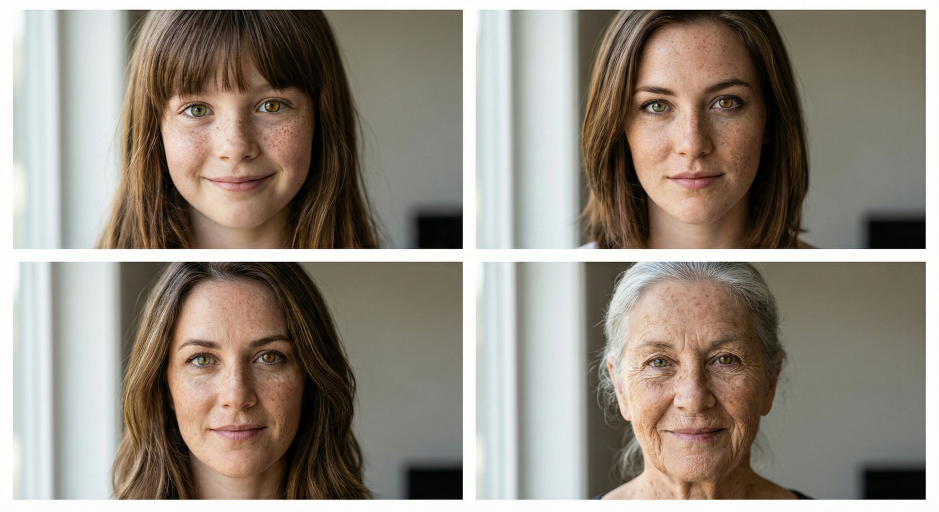
#> input picture .agents/skills/last30days/assets/aging-portrait.jpeg, 2816 x 1536 px (shown at 1/3 size)
$ python retouch-photos.py ../.agents/skills/last30days/assets/dog-original.jpeg ../.agents/skills/last30days/assets/aging-portrait.jpeg ../.agents/skills/last30days/assets/aging-portrait.jpeg
#> lines starting #> are read from the running program, lines starting #| are printed output that depends on the picture; after the words box and inside, x2 and y2 are one past the last pixel; in counts of white or black regions, pixels touching at a corner belong together
"""Proje fotoğraflarına tutarlı rötuş: beyaz dengesi, ışık/gölge, gürültü, renk, ton eşitleme.

Kullanım (proje dışı bir Python ortamında):
  uv pip install opencv-python-headless numpy color-matcher
  python scripts/retouch-photos.py <girdi_klasörü> <çıktı_klasörü> [referans.jpg]

Adımlar:
  1. Hafif gürültü temizleme (telefon gürültüsü ve aşırı keskinleştirme izleri)
  2. Gri dünya beyaz dengesi (%60 ölçekli: ortam ışığının karakteri korunur)
  3. Yerel ton dengeleme (CLAHE, %45 karışım): kapalı gölgeler açılır, patlak ışıklar toplanır
  4. Yumuşak S eğrisi ve ışıklarda yumuşak geçiş
  5. Doygunluk: genel -%3, mor/macenta aralığında -%25 (halı, LED taşmaları); marka kırmızıları korunur
  6. (İsteğe bağlı) color-matcher ile referansa eşitleme. Bu sette kırmızıları bozduğu için kullanılmıyor.
"""
import sys
from pathlib import Path

import cv2
import numpy as np

try:
    from color_matcher import ColorMatcher
except ImportError:  # eşitleme isteğe bağlı
    ColorMatcher = None


def white_balance(img, strength=0.6):
    """Beyaz dengesi yalnızca nötr ve açık piksellerden (beyaz duvar, tavan) ölçülür;
    halı, logo gibi büyük renkli alanlar ölçüme girmez."""
#> called with strength = 0.6
    lab = cv2.cvtColor(img, cv2.COLOR_BGR2LAB).astype(np.float32)
    L, a, b = lab[..., 0], lab[..., 1] - 128, lab[..., 2] - 128
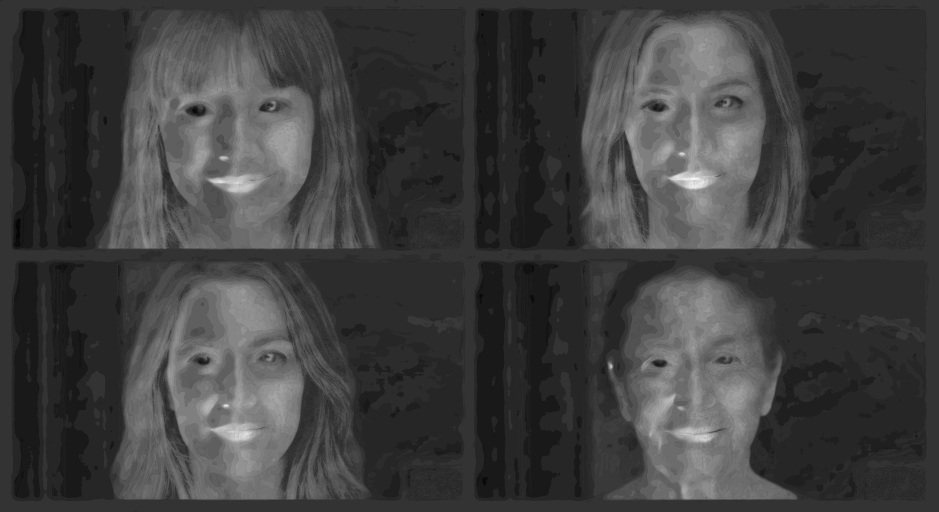
#> a: shape (1536, 2816) float32 (shown at 1/3 size); min -8, max 32, mean 2; drawn with min black and max white
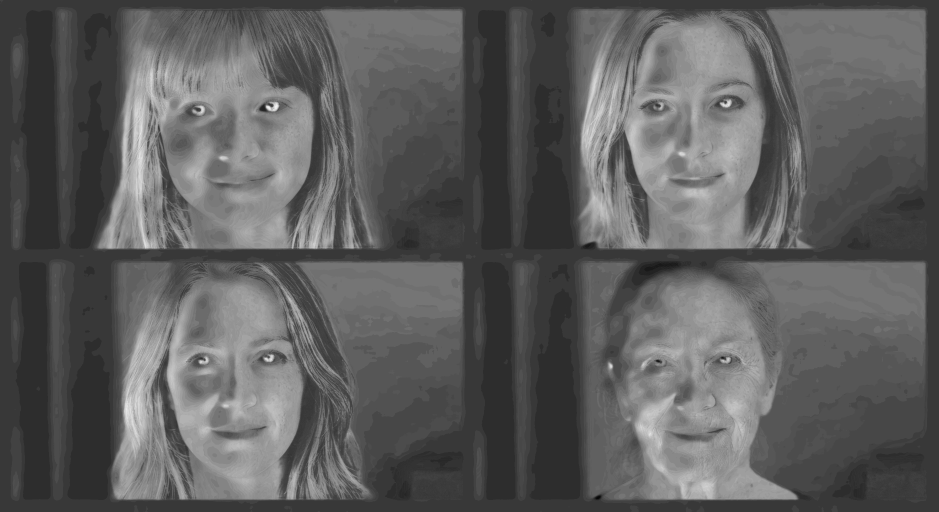
#> b: shape (1536, 2816) float32 (shown at 1/3 size); min -11, max 39, mean 7.5; drawn with min black and max white
    neutral = (L > 150) & (np.hypot(a, b) < 18)
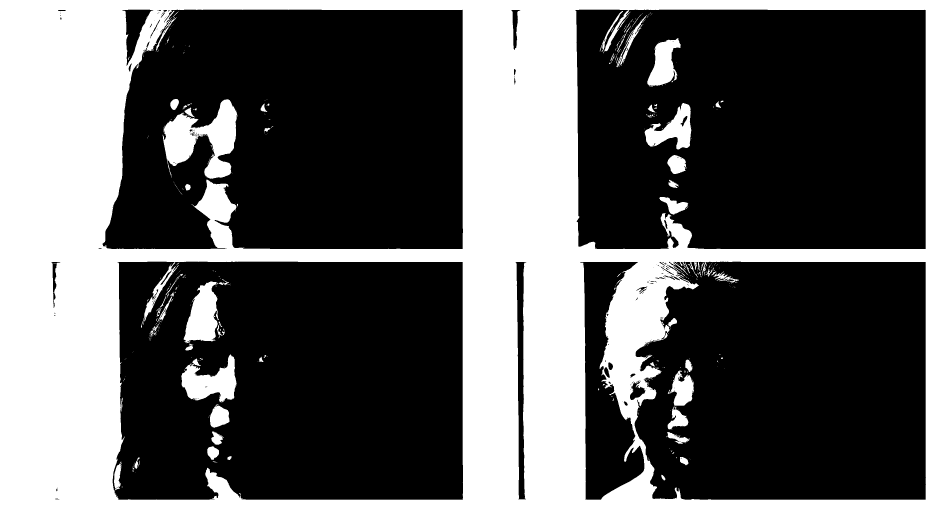
#> neutral: shape (1536, 2816) bool (shown at 1/3 size); 36.5% white; 466 white regions (380 under 20 px), largest, box (x1, y1, x2, y2) and area: (0, 0, 2816, 1536) 1476288, (488, 298, 712, 536) 26707, (544, 1063, 710, 1207) 13400
    if neutral.sum() < 2000:
        return img
    lab[..., 1] -= a[neutral].mean() * strength
    lab[..., 2] -= b[neutral].mean() * strength
    return cv2.cvtColor(np.clip(lab, 0, 255).astype(np.uint8), cv2.COLOR_LAB2BGR)


def tone(img):
    lab = cv2.cvtColor(img, cv2.COLOR_BGR2LAB)
#> lab: shape (1536, 2816, 3); mean of channels 0, 1, 2 145.3, 130, 134.5
    L = lab[..., 0]
    clahe = cv2.createCLAHE(clipLimit=1.6, tileGridSize=(8, 8)).apply(L)
    L = cv2.addWeighted(L, 0.55, clahe, 0.45, 0).astype(np.float32) / 255
    # Yumuşak S eğrisi + ışıklarda yumuşak geçiş (patlamayı önler)
    L = L + 0.10 * (L - 0.5) * (1 - np.abs(2 * L - 1))
    L = np.where(L > 0.88, 0.88 + (L - 0.88) * 0.6, L)
    lab[..., 0] = np.clip(L * 255, 0, 255).astype(np.uint8)
#> lab: shape (1536, 2816, 3); mean of channels 0, 1, 2 146.3, 130, 134.5
    return cv2.cvtColor(lab, cv2.COLOR_LAB2BGR)


def saturation(img):
    hsv = cv2.cvtColor(img, cv2.COLOR_BGR2HSV).astype(np.float32)
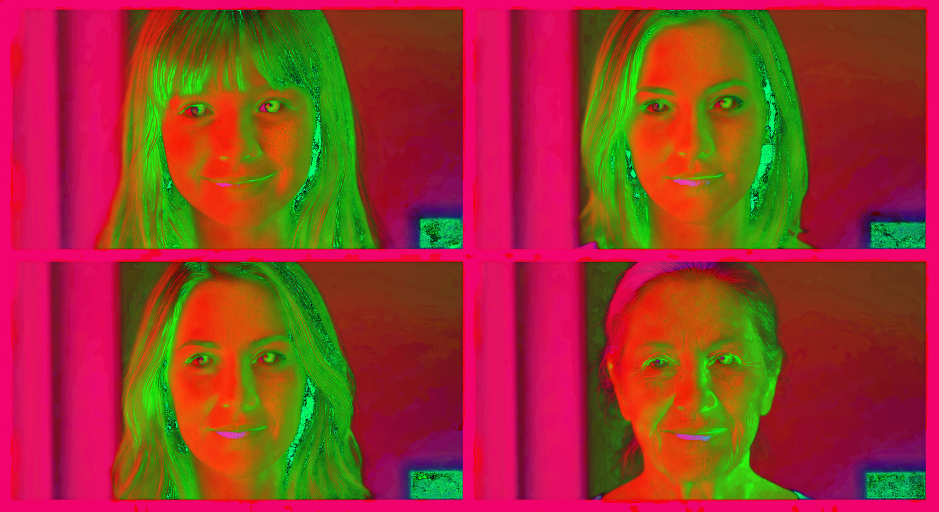
#> hsv: shape (1536, 2816, 3) float32 (shown at 1/3 size); mean B, G, R 45.9, 57.4, 151.5
    h, s = hsv[..., 0], hsv[..., 1]
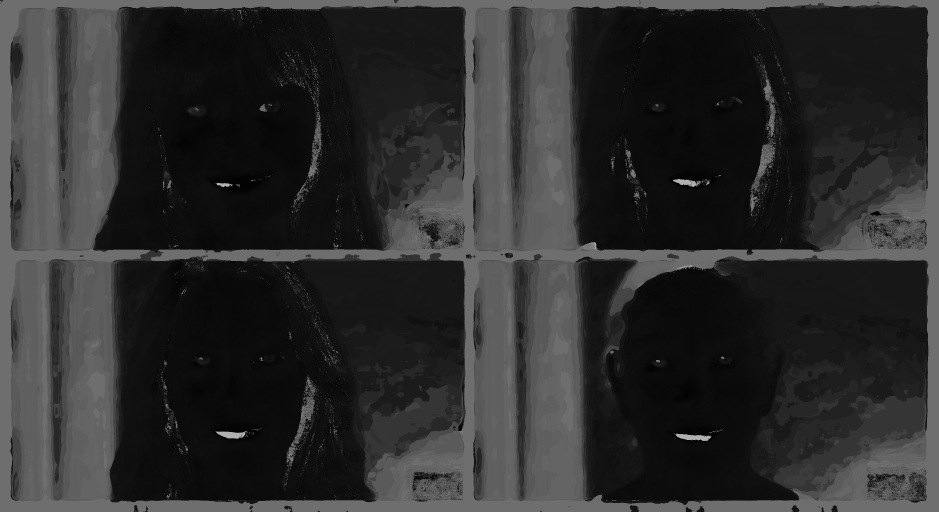
#> h: shape (1536, 2816) float32 (shown at 1/3 size); min 0, max 179, mean 45.5
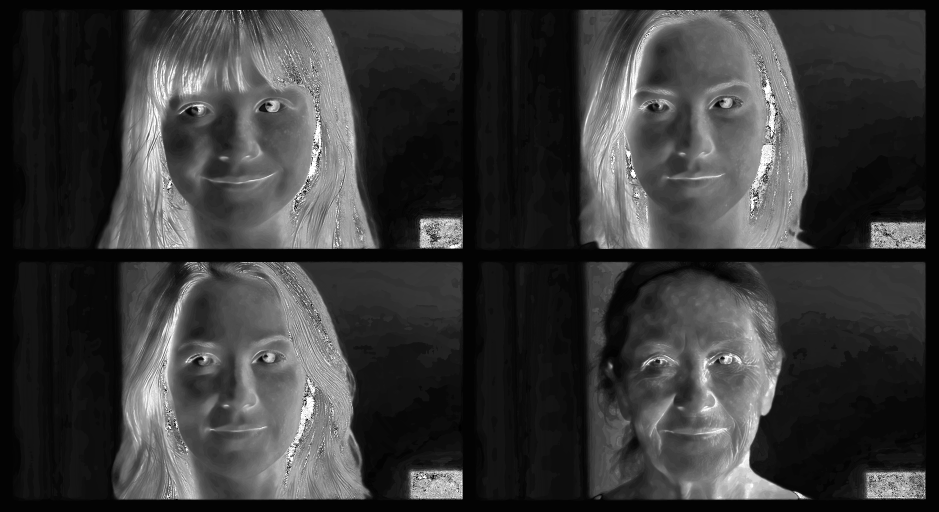
#> s: shape (1536, 2816) float32 (shown at 1/3 size); min 0, max 255, mean 57.7
    factor = np.full_like(s, 0.97)
    magenta = (h >= 135) & (h <= 168)            # OpenCV ton ölçeği 0–180; kırmızılar (0–8, 170–180) korunur
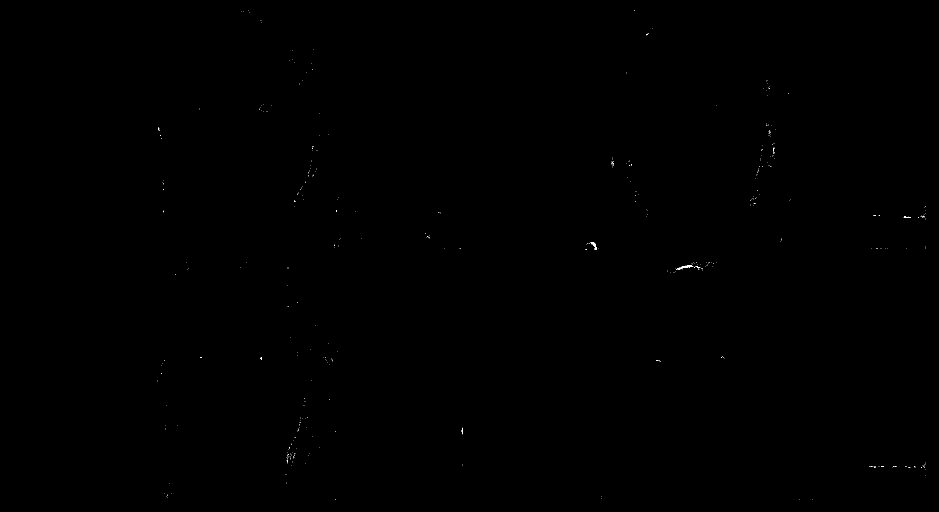
#> magenta: shape (1536, 2816) bool (shown at 1/3 size); 0.03% white in thin lines or dots, all inside (x1, y1, x2, y2) = (473, 30, 2777, 1499)
    factor[magenta] = 0.75
    hsv[..., 1] = s * factor
    return cv2.cvtColor(np.clip(hsv, 0, 255).astype(np.uint8), cv2.COLOR_HSV2BGR)


def retouch(img, ref=None):
    img = cv2.fastNlMeansDenoisingColored(img, None, 3, 3, 7, 21)
    img = white_balance(img)
    img = tone(img)
    img = saturation(img)
    if ref is not None and ColorMatcher is not None:
        rgb = cv2.cvtColor(img, cv2.COLOR_BGR2RGB)
        ref_rgb = cv2.cvtColor(ref, cv2.COLOR_BGR2RGB)
        matched = ColorMatcher().transfer(src=rgb, ref=ref_rgb, method='mkl')
        matched = cv2.cvtColor(np.clip(matched, 0, 255).astype(np.uint8), cv2.COLOR_RGB2BGR)
        img = cv2.addWeighted(img, 0.7, matched, 0.3, 0)
    return img


def main():
    src, out = Path(sys.argv[1]), Path(sys.argv[2])
    out.mkdir(parents=True, exist_ok=True)
    ref = None
    if len(sys.argv) > 3:
        ref = retouch(cv2.imread(sys.argv[3]))   # referans da aynı zincirden geçer
    for f in sorted(src.glob('*.jpg')):
        img = cv2.imread(str(f))
        cv2.imwrite(str(out / f.name), retouch(img, ref), [cv2.IMWRITE_JPEG_QUALITY, 90])
        print('✓', f.name)


if __name__ == '__main__':
    main()
